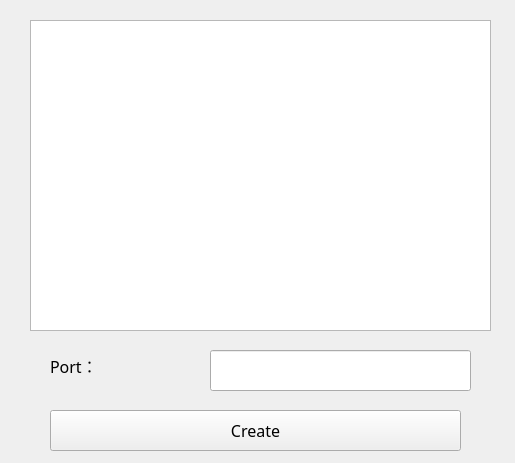
<?xml version="1.0" encoding="UTF-8"?>
<ui version="4.0">
 <class>TcpServer</class>
 <widget class="QMainWindow" name="TcpServer">
  <property name="geometry">
   <rect>
    <x>0</x>
    <y>0</y>
    <width>515</width>
    <height>463</height>
   </rect>
  </property>
  <property name="windowTitle">
   <string>MainWindow</string>
  </property>
  <widget class="QWidget" name="centralwidget">
   <widget class="QListWidget" name="ContentListWidget">
    <property name="geometry">
     <rect>
      <x>30</x>
      <y>20</y>
      <width>461</width>
      <height>311</height>
     </rect>
    </property>
   </widget>
   <widget class="QLineEdit" name="PortLineEdit">
    <property name="geometry">
     <rect>
      <x>210</x>
      <y>350</y>
      <width>261</width>
      <height>41</height>
     </rect>
    </property>
   </widget>
   <widget class="QPushButton" name="CreateBtn">
    <property name="geometry">
     <rect>
      <x>50</x>
      <y>410</y>
      <width>411</width>
      <height>41</height>
     </rect>
    </property>
    <property name="font">
     <font>
      <family>3ds</family>
      <pointsize>12</pointsize>
     </font>
    </property>
    <property name="text">
     <string>Create</string>
    </property>
   </widget>
   <widget class="QLabel" name="PortLabel">
    <property name="geometry">
     <rect>
      <x>50</x>
      <y>350</y>
      <width>111</width>
      <height>31</height>
     </rect>
    </property>
    <property name="font">
     <font>
      <family>3ds</family>
      <pointsize>12</pointsize>
     </font>
    </property>
    <property name="text">
     <string>Port：</string>
    </property>
   </widget>
  </widget>
 </widget>
 <resources/>
 <connections/>
</ui>
